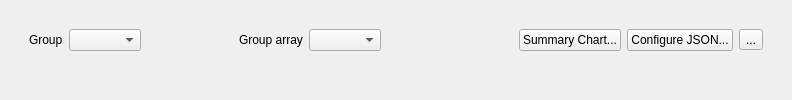
          <widget class="QWidget" name="tab_WildMons">
           <layout class="QVBoxLayout" name="verticalLayout_11">
            <item>
             <widget class="QFrame" name="frame_WildMonInfo">
              <property name="frameShape">
               <enum>QFrame::NoFrame</enum>
              </property>
              <property name="frameShadow">
               <enum>QFrame::Raised</enum>
              </property>
              <layout class="QVBoxLayout" name="verticalLayout_12">
               <item>
                <widget class="QFrame" name="frame_2">
                 <property name="frameShape">
                  <enum>QFrame::NoFrame</enum>
                 </property>
                 <property name="frameShadow">
                  <enum>QFrame::Plain</enum>
                 </property>
                 <layout class="QHBoxLayout" name="horizontalLayout_9">
                  <item>
                   <widget class="QLabel" name="label_10">
                    <property name="text">
                     <string>Group</string>
                    </property>
                   </widget>
                  </item>
                  <item>
                   <widget class="QComboBox" name="comboBox_EncounterGroupLabel">
                    <property name="sizeAdjustPolicy">
                     <enum>QComboBox::AdjustToContents</enum>
                    </property>
                   </widget>
                  </item>
                  <item>
                   <widget class="QPushButton" name="pushButton_NewWildMonGroup">
                    <property name="toolTip">
                     <string>&lt;html&gt;&lt;head/&gt;&lt;body&gt;&lt;p&gt;Create a new group for wild pokemon data on this map.&lt;/p&gt;&lt;/body&gt;&lt;/html&gt;</string>
                    </property>
                    <property name="text">
                     <string/>
                    </property>
                    <property name="icon">
                     <iconset resource="../resources/images.qrc">
                      <normaloff>:/icons/add.ico</normaloff>:/icons/add.ico</iconset>
                    </property>
                    <property name="flat">
                     <bool>true</bool>
                    </property>
                   </widget>
                  </item>
                  <item>
                   <widget class="QPushButton" name="pushButton_DeleteWildMonGroup">
                    <property name="toolTip">
                     <string>&lt;html&gt;&lt;head/&gt;&lt;body&gt;&lt;p&gt;Delete a group of wild pokemon data on this map.&lt;/p&gt;&lt;/body&gt;&lt;/html&gt;</string>
                    </property>
                    <property name="text">
                     <string/>
                    </property>
                    <property name="icon">
                     <iconset resource="../resources/images.qrc">
                      <normaloff>:/icons/delete.ico</normaloff>:/icons/delete.ico</iconset>
                    </property>
                    <property name="flat">
                     <bool>true</bool>
                    </property>
                   </widget>
                  </item>
                  <item>
                   <widget class="QLabel" name="label_EncounterArraySelect">
                    <property name="enabled">
                     <bool>true</bool>
                    </property>
                    <property name="text">
                     <string>Group array</string>
                    </property>
                   </widget>
                  </item>
                  <item>
                   <widget class="QComboBox" name="comboBox_EncounterGroupArray">
                    <property name="sizeAdjustPolicy">
                     <enum>QComboBox::AdjustToContents</enum>
                    </property>
                   </widget>
                  </item>
                  <item>
                   <widget class="QPushButton" name="pushButton_AddEncounterArrayItem">
                    <property name="text">
                     <string/>
                    </property>
                    <property name="icon">
                     <iconset resource="../resources/images.qrc">
                      <normaloff>:/icons/add.ico</normaloff>:/icons/add.ico</iconset>
                    </property>
                    <property name="flat">
                     <bool>true</bool>
                    </property>
                   </widget>
                  </item>
                  <item>
                   <widget class="QPushButton" name="pushButton_DeleteEncounterArrayItem">
                    <property name="text">
                     <string/>
                    </property>
                    <property name="icon">
                     <iconset resource="../resources/images.qrc">
                      <normaloff>:/icons/delete.ico</normaloff>:/icons/delete.ico</iconset>
                    </property>
                    <property name="flat">
                     <bool>true</bool>
                    </property>
                   </widget>
                  </item>
                  <item>
                   <spacer name="horizontalSpacer_9">
                    <property name="orientation">
                     <enum>Qt::Horizontal</enum>
                    </property>
                    <property name="sizeHint" stdset="0">
                     <size>
                      <width>40</width>
                      <height>20</height>
                     </size>
                    </property>
                   </spacer>
                  </item>
                  <item>
                   <widget class="QPushButton" name="pushButton_SummaryChart">
                    <property name="text">
                     <string>Summary Chart...</string>
                    </property>
                    <property name="icon">
                     <iconset resource="../resources/images.qrc">
                      <normaloff>:/icons/chart_bar.ico</normaloff>:/icons/chart_bar.ico</iconset>
                    </property>
                   </widget>
                  </item>
                  <item>
                   <widget class="QPushButton" name="pushButton_ConfigureEncountersJSON">
                    <property name="text">
                     <string>Configure JSON...</string>
                    </property>
                   </widget>
                  </item>
                  <item>
                   <widget class="QToolButton" name="toolButton_WildMonSearch">
                    <property name="text">
                     <string>...</string>
                    </property>
                    <property name="icon">
                     <iconset resource="../resources/images.qrc">
                      <normaloff>:/icons/magnifier.ico</normaloff>:/icons/magnifier.ico</iconset>
                    </property>
                   </widget>
                  </item>
                 </layout>
                </widget>
               </item>
               <item>
                <widget class="QStackedWidget" name="stackedWidget_WildMons">
                 <widget class="QWidget" name="page"/>
                 <widget class="QWidget" name="page_2"/>
                </widget>
               </item>
              </layout>
             </widget>
            </item>
           </layout>
          </widget>
